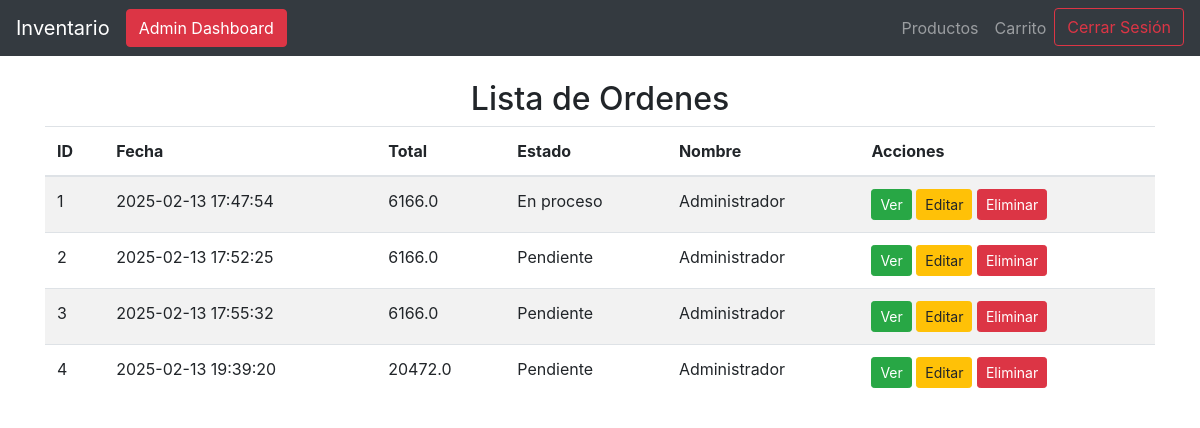
The app's page /ordenes (signed in), older data.
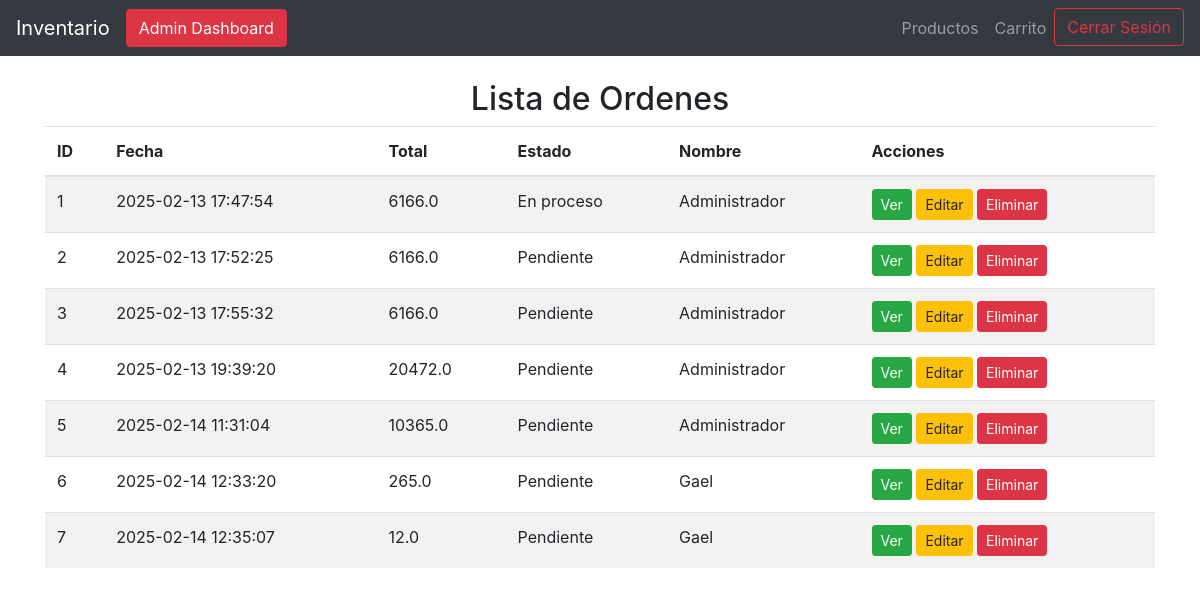
The same page, newer data.
### tables this page shows
CREATE TABLE ordenes (
               orden_id INTEGER PRIMARY KEY AUTOINCREMENT,
               usuario_id INTEGER NOT NULL,
               total REAL NOT NULL,
               fecha TIMESTAMP DEFAULT CURRENT_TIMESTAMP,
               estado TEXT DEFAULT 'pendiente',
               FOREIGN KEY (usuario_id) REFERENCES usuarios(usuario_id)
           );

CREATE TABLE usuarios (
                    usuario_id INTEGER PRIMARY KEY AUTOINCREMENT,
                    nombre TEXT NOT NULL,
                    email TEXT UNIQUE NOT NULL,
                    password TEXT NOT NULL,
                    rol TEXT NOT NULL DEFAULT 'usuario',
                    fecha_creacion TIMESTAMP DEFAULT CURRENT_TIMESTAMP
                );

### app.py (the view)
@app.route('/ordenes')
@login_required
def listar_ordenes():
    conn, cursor = connect_db()
    cursor.execute("""
        SELECT o.orden_id, o.fecha, o.total, o.estado, u.nombre
        FROM ordenes o
        JOIN usuarios u ON o.usuario_id = u.usuario_id
    """)
    ordenes = cursor.fetchall()
    conn.close()
    return render_template('listar_ordenes.html', ordenes=ordenes)

### app.py (called while the page is built)
@login_manager.user_loader
def load_user(user_id):
    conn, cursor = connect_db()
    cursor.execute("SELECT usuario_id, nombre, email, rol FROM usuarios WHERE usuario_id = ?", (user_id,))
    usuario = cursor.fetchone()
    return Usuario(id=usuario[0], nombre=usuario[1], email=usuario[2], rol=usuario[3]) if usuario else None

### database.py (called while the page is built)
def connect_db():
    conn = sqlite3.connect(DB_NAME)
    cursor = conn.cursor()
    return conn, cursor

### templates/listar_ordenes.html
{% extends 'base.html' %}
{% block content %}
    <h2 class="text-center">Lista de Ordenes</h2>
    {% if ordenes %}
        <table class="table table-striped">
            <thead>
                <tr>
                    <th>ID</th>
                    <th>Fecha</th>
                    <th>Total</th>
                    <th>Estado</th>
                    <th>Nombre</th>
                    <th>Acciones</th>
                </tr>
            </thead>
            <tbody>
                {% for orden in ordenes %}
                    <tr>
                        <td>{{ orden[0] }}</td>
                        <td>{{ orden[1] }}</td>
                        <td>{{ orden[2] }}</td>
                        <td>{{ orden[3] }}</td>
                        <td>{{ orden[4] }}</td>
                        <td>
                            <a href="/orden/{{ orden[0] }}" class="btn btn-success btn-sm">Ver</a>
                            <a href="{{ url_for('editar_orden', orden_id=orden[0]) }}" class="btn btn-warning btn-sm">Editar</a>
                            <a href="{{ url_for('eliminar_orden', orden_id=orden[0]) }}" class="btn btn-danger btn-sm">Eliminar</a>
                        </td>
                    </tr>
                {% endfor %}
            </tbody>
        </table>
    {% else %}
        <p>No hay ordenes registradas.</p>
    {% endif %}
{% endblock %}

### templates/base.html (shortened to what this page needs)
<!DOCTYPE html>
<html lang="es">
<head>
    <link href="https://stackpath.bootstrapcdn.com/bootstrap/4.5.2/css/bootstrap.min.css" rel="stylesheet">
</head>
<body>
    <nav class="navbar navbar-expand-lg navbar-dark bg-dark">
        <a class="navbar-brand" href="/">Inventario</a>
        {% if current_user.is_authenticated and current_user.rol == 'admin' %}
            <a href="{{ url_for('admin_dashboard') }}" class="btn btn-danger">Admin Dashboard</a>
        {% endif %}
        <div class="collapse navbar-collapse">
            <ul class="navbar-nav ml-auto">
                <li class="nav-item"><a class="nav-link" href="/productos">Productos</a></li>
                <li class="nav-item"><a class="nav-link" href="/carrito">Carrito</a></li>
                {% if current_user.is_authenticated %}
                <li class="nav-item">
                    <a href="{{ url_for('logout') }}" class="btn btn-outline-danger">Cerrar Sesión</a>
                </li>
                {% endif %}
            </ul>
        </div>
    </nav>
    <div class="container mt-4">
        {% block content %}
        {% endblock %}
    </div>
</body>
</html>

Row changes from the older to the newer data that the page shows:
added ordenes: orden_id "5", fecha "2025-02-14 11:31:04", total "10365.0", estado "Pendiente", nombre "Administrador"
added ordenes: orden_id "6", fecha "2025-02-14 12:33:20", total "265.0", estado "Pendiente", nombre "Gael"
added ordenes: orden_id "7", fecha "2025-02-14 12:35:07", total "12.0", estado "Pendiente", nombre "Gael"
